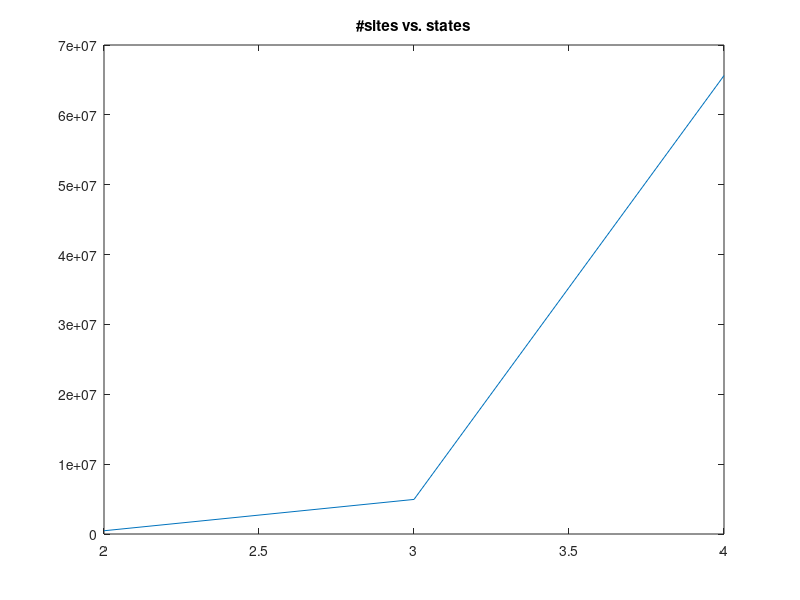
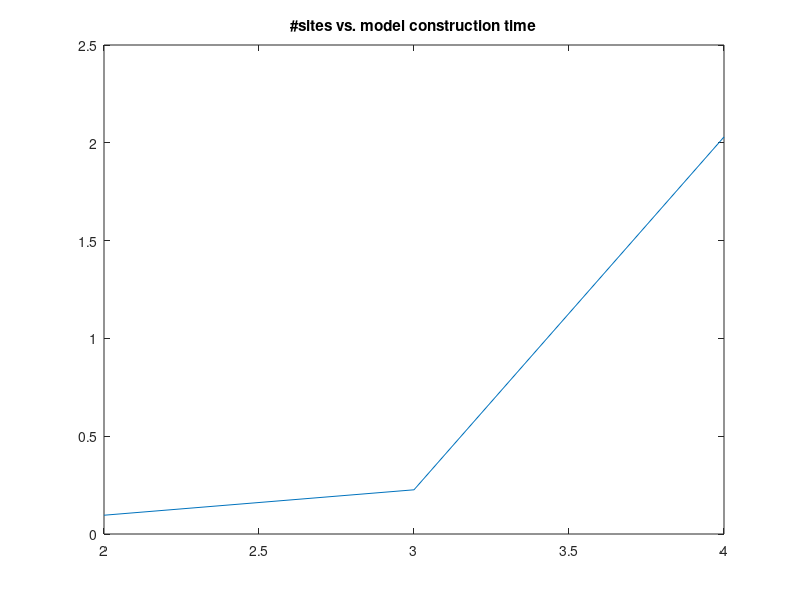
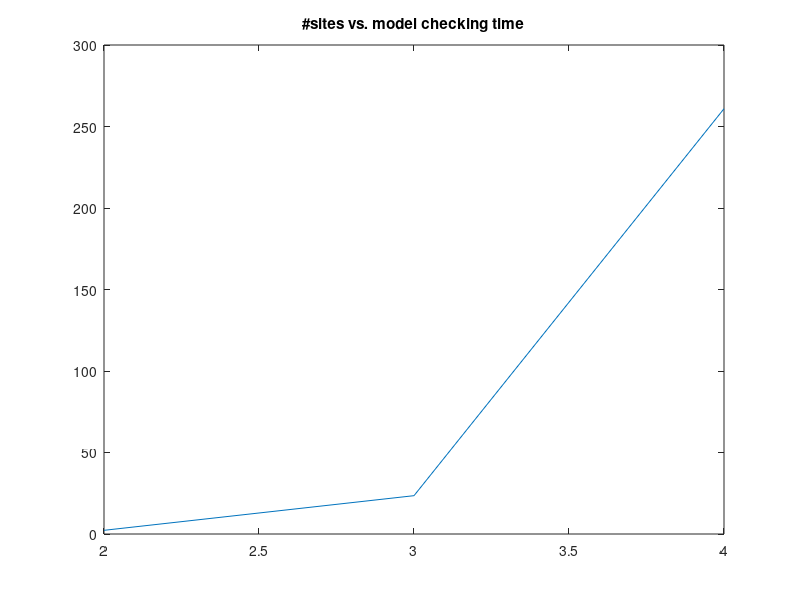
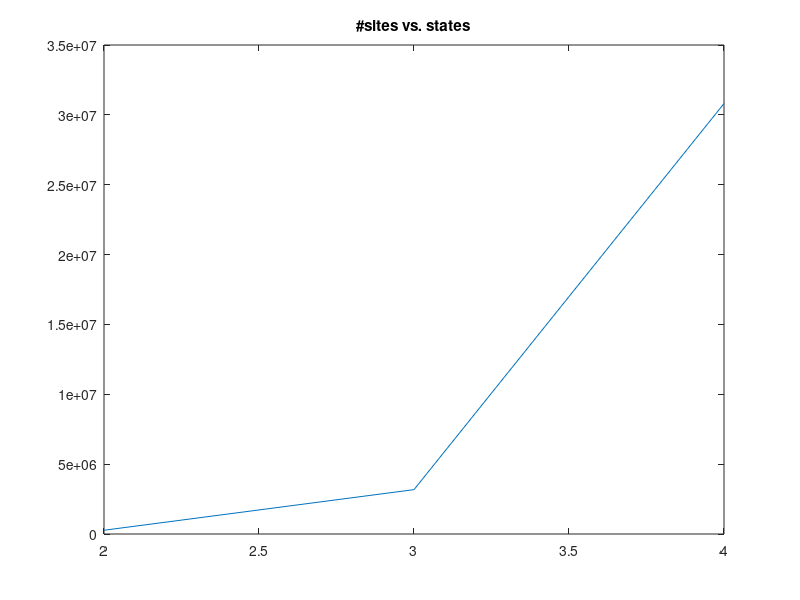

Write MATLAB code to recreate these figures, in order.

load data.mat;
figure(1);
plot(VA(:,1), VA(:,2));
title('#sites vs. states');

figure(2);
plot(VA(:,1), VA(:,3))
title('#sites vs. model construction time')

figure(3);
plot(VA(:,1), VA(:,4))
title('#sites vs. model checking time')

figure(4)
plot(VA(:,1), VA(:,5))
title('#sites vs. states');